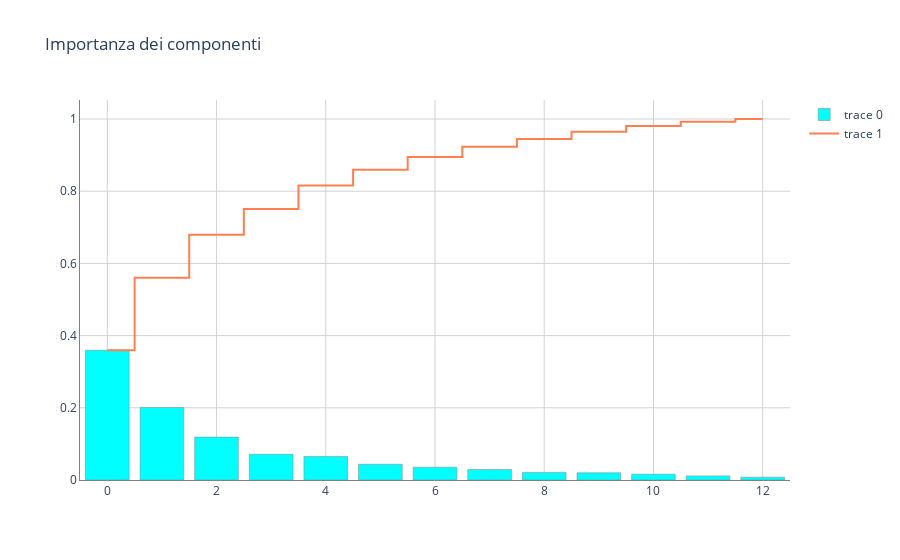

The notebook cell this image was saved under:
### Code cell
fig=go.Figure()
fig.add_trace(go.Bar(y=p,marker_color='cyan'))
fig.add_trace(go.Scatter(y=np.cumsum(p),mode='lines',line_shape='hvh',marker_color='coral'))
fig.update_layout(plot_bgcolor='white',title='Importanza dei componenti')
fig.update_xaxes(gridcolor='lightgrey',linecolor='grey')
fig.update_yaxes(gridcolor='lightgrey',linecolor='grey')
fig.update_traces(marker=dict(line=dict(color='grey')))
fig.show()

### Figure 1 — Plotly figure (JSON) as saved in the notebook; plotly's stock layout.template omitted (floating-point values rounded to 4 significant figures)
{"data": [{"marker": {"color": "cyan", "line": {"color": "grey"}}, "type": "bar", "y": [0.3594, 0.2011, 0.1188, 0.07128, 0.06496, 0.04357, 0.03545, 0.02882, 0.02104, 0.02007, 0.01615, 0.01141, 0.007942]}, {"line": {"shape": "hvh"}, "marker": {"color": "coral", "line": {"color": "grey"}}, "mode": "lines", "type": "scatter", "y": [0.3594, 0.5605, 0.6793, 0.7506, 0.8156, 0.8591, 0.8946, 0.9234, 0.9444, 0.9645, 0.9806, 0.9921, 1.0]}], "layout": {"plot_bgcolor": "white", "title": {"text": "Importanza dei componenti"}, "xaxis": {"gridcolor": "lightgrey", "linecolor": "grey"}, "yaxis": {"gridcolor": "lightgrey", "linecolor": "grey"}}}
